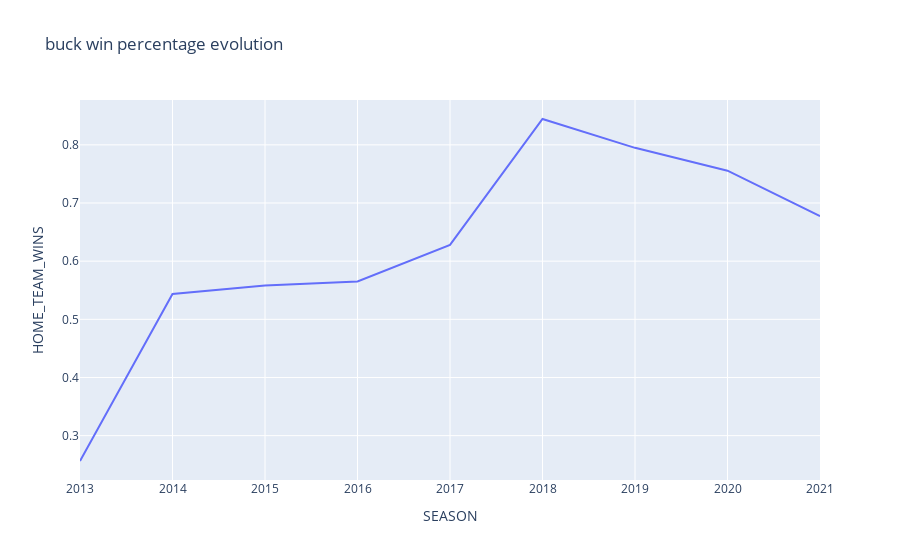

Notebook code for this chart:
### Code cell
fig = px.line(time_bucks, x='SEASON', y="HOME_TEAM_WINS", title='buck win percentage evolution')
fig.show()

### Figure 1 — Plotly figure (JSON) as saved in the notebook; plotly's stock layout.template omitted (floating-point values rounded to 4 significant figures)
{"data": [{"hovertemplate": "SEASON=%{x}<br>HOME_TEAM_WINS=%{y}<extra></extra>", "legendgroup": "", "line": {"color": "#636efa", "dash": "solid"}, "marker": {"symbol": "circle"}, "mode": "lines", "name": "", "orientation": "v", "showlegend": false, "type": "scatter", "x": [2013, 2014, 2015, 2016, 2017, 2018, 2019, 2020, 2021], "xaxis": "x", "y": [0.2564, 0.5435, 0.5581, 0.5652, 0.6279, 0.8444, 0.7949, 0.7556, 0.6774], "yaxis": "y"}], "layout": {"legend": {"tracegroupgap": 0}, "title": {"text": "buck win percentage evolution"}, "xaxis": {"anchor": "y", "domain": [0, 1], "title": {"text": "SEASON"}}, "yaxis": {"anchor": "x", "domain": [0, 1], "title": {"text": "HOME_TEAM_WINS"}}}}
